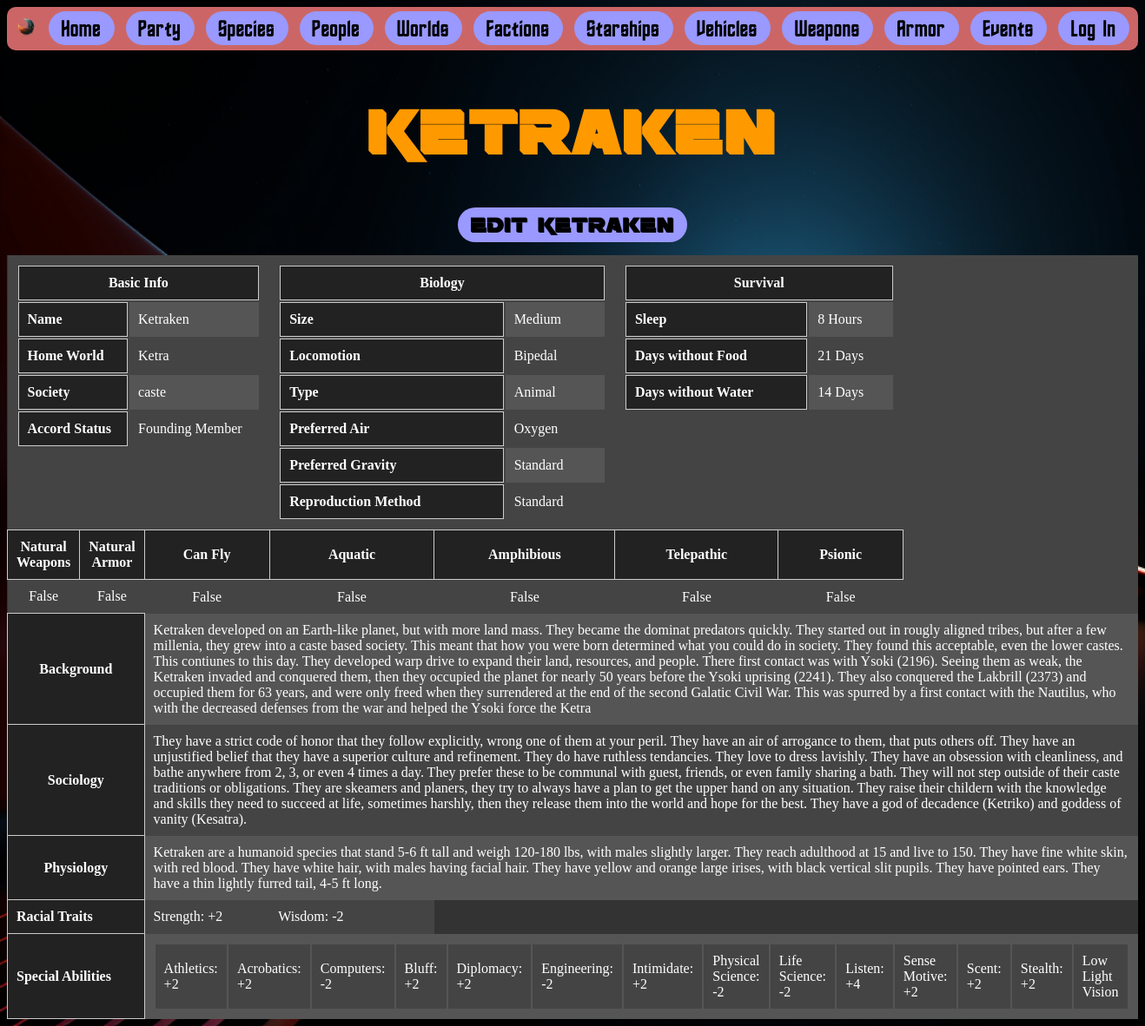
Before: /species/1/ with the older database file.
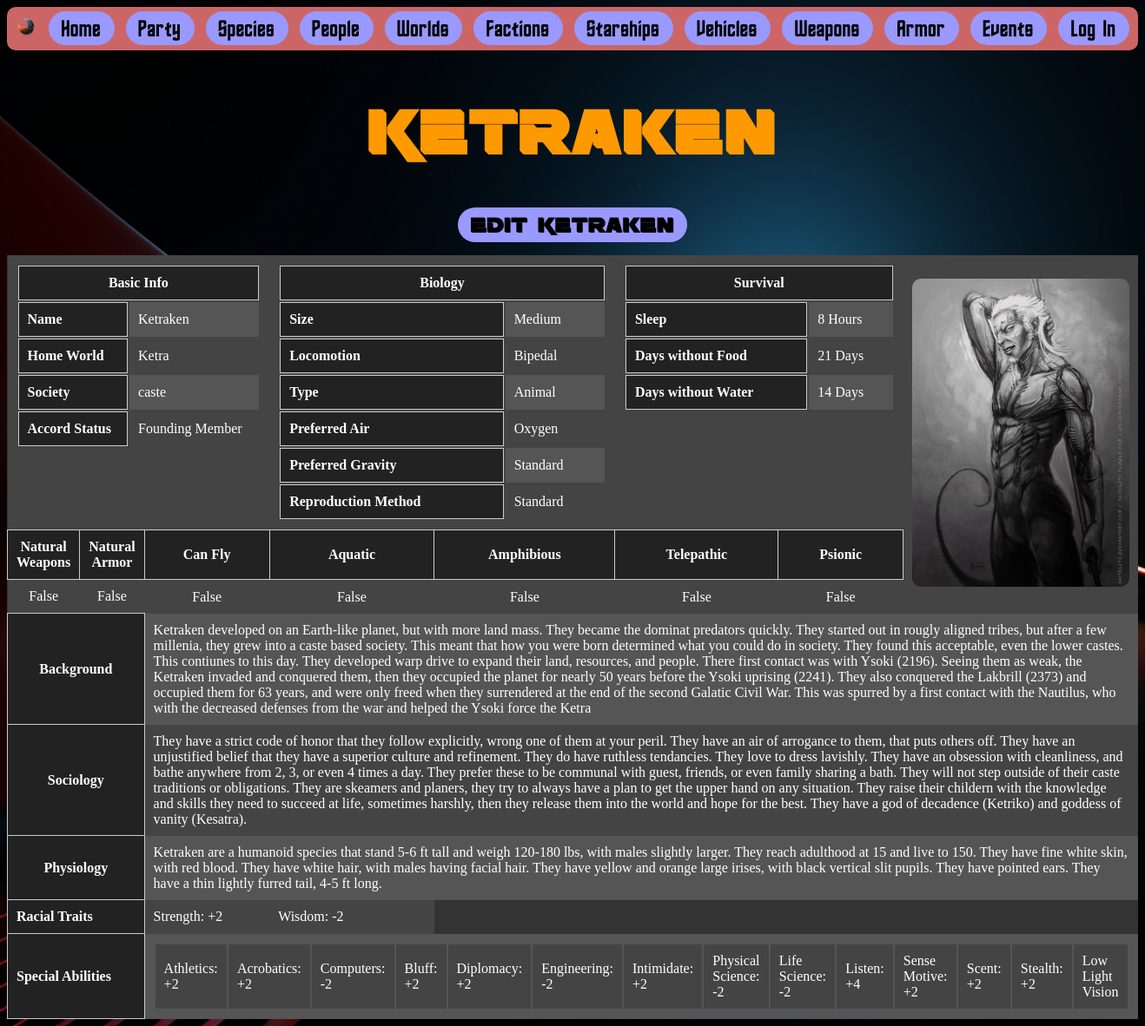
After: the same page with the newer database file.
### species/models.py (models this page shows, shortened)
class Species(models.Model):
    class Meta:
        app_label = 'species'
    SIZE_CHOICES = [
        ('diminutive', 'Diminutive'),
        ('tiny', 'Tiny'),
        ('small', 'Small'),
        ('medium', 'Medium'),
        ('large', 'Large'),
        ('huge', 'Huge'),
        ('gargantuan', 'Gargantuan'),
        ('colossal', 'Colossal'),
        ('planetary', 'Planetary'),
    ]
    TYPE_CHOICES = [
        ('animal','Animal'),
        ('biotech','Bio-Tech'),
        ('plant','Plant'),
        ('metamorph','Metamorph'),
        ('unique','Unique'),
    ]
    AIR_CHOICES = [
        ('oxygen','Oxygen'),
        ('nitrogen','Nitrogen'),
        ('carbon-dioxide','Carbon Dioxide'),
        ('argon','Argon'),
        ('unique','Unique'),
        ('xenon','Xenon'),
        ('dihydrogen-oxide','Dihydrogen Oxide'),
        ('hydrogen','Hydrogen'),
        ('helium','Helium'),
        ('neon','Neon'),
    ]
    REPRODUCTIVE_CHOICES = [
        ('standard','Standard'),
        ('asexual','Asexual'),
        ('fission','Fission'),
        ('clone','Clone'),
        ('unique','Unique'),
    ]
    GRAVITY_CHOICES = [
        ('light','Light'),
        ('standard','Standard'),
        ('heavy','Heavy'),
    ]
    ACCORD_STATUS_CHOICES = [
        ('founder','Founding Member'),
        ('ally','Ally'),
        ('member','Member'),
        ('peace','Peace Treaty'),
        ('enemy','Enemy'),
        ('nuetral','Nuetral'),
        ('unknown','Unknown'),
        ('undiscovered','Undiscovered'),
    ]
    SOCIETY_CHOICES = [
        ('monarchy','Monarchy'),
        ('theocracy','Theocracy'),
        ('democracy','Democracy'),
        ('caste','Caste'),
        ('tribal','Tribal'),
        ('free','Free'),
        ('unknown','Unknown'),
        ('empire','Empire'),
        ('conglomerate','Conglomerate'),
        ('aristocracy','Aristocracy'),
        ('multiple','Multiple'),
        ('anarchy','Anarchy'),
        ('technocracy','Technocracy'),
    ]
    LOCOMOTION_CHOICES = [
        ('bipedal','Bipedal'),
        ('tentacle','Tentacle'),
        ('multiped','Multiped'),
        ('flight','Flight'),
        ('serpentine','Serpentine'),
        ('metamorph','Metamorph'),
        ('float','Float'),
        ('quadruped','Quadruped'),
        ('octoped','Octoped'),
    ]
    name = models.CharField(max_length=100)
    home_world = models.CharField(max_length=100)
    society = models.CharField(max_length=50, choices=SOCIETY_CHOICES)
    accord_status = models.CharField(max_length=20, choices=ACCORD_STATUS_CHOICES)
    background = models.TextField()
    sociology = models.TextField()
    physiology = models.TextField()
    racial_traits = models.JSONField()
    size = models.CharField(max_length=20, choices=SIZE_CHOICES)
    type = models.CharField(max_length=50, choices=TYPE_CHOICES)
    air = models.CharField(max_length=50, choices=AIR_CHOICES)
    reproduction_method = models.CharField(max_length=20, choices=REPRODUCTIVE_CHOICES)
    hours_of_sleep = models.IntegerField()
    days_without_food = models.IntegerField()
    days_without_water = models.IntegerField()
    strength_rating = models.IntegerField()
    toughness_rating = models.IntegerField()
    speed_rating = models.IntegerField()
    intelligence_rating = models.IntegerField()
    natural_weapons = models.BooleanField()
    natural_armor = models.BooleanField()
    can_fly = models.BooleanField()
    aquatic = models.BooleanField()
    amphibious = models.BooleanField()
    telepathic = models.BooleanField()
    psionic = models.BooleanField()
    gravity = models.CharField(max_length=15, choices=GRAVITY_CHOICES)
    special_abilities = models.JSONField()
    locomotion_method = models.CharField(max_length=20, choices=LOCOMOTION_CHOICES)
    image = models.ImageField(upload_to='species/images/', null=True, blank=True)
    hidden = models.BooleanField(default=False)

### species/views.py (the view)
# urls.py: path("<int:id>/", views.species_page, name="species_page"),
def species_page(request, id):
    current_species = Species.objects.get(id=id)
    context = {
        'current_species': current_species,
    }
    return render(request, 'species.html', context)

### cataclysm/templatetags/custom_filters.py (called while the page is built)
@register.filter(name='isnumeric')
def isnumeric(value):
    if str(value)[0] == '-':
        return str(value).replace('-', '').isnumeric()
    return str(value).isnumeric()

@register.filter(name='isboolean')
def isboolean(value):
    return isinstance(value, bool)

### species/templates/species.html (shortened to what the changed rows need)
{% include 'navbar.html' %}
{% load mathfilters %}
{% load group_check %}
{% load custom_filters %}
{% block content %}
    <h1 class="app_name">{{current_species.name}}</h1>
    <h2 class="index_menu"><a href="{% url 'edit_species' current_species.id %}">Edit {{current_species.name}} </a></h2>
    <div style="width: 100%;">
        <table class="sci-fi-list">
            <tr style="vertical-align: top;">
                <td colspan="3">
                    <table style="vertical-align: top; width: 100%;">
                        <th colspan="2" style="text-align: center;">Basic Info</th>
                        <tr>
                            <th>Name</th>
                            <td>{{ current_species.name }}</td>
                        </tr>
                        <tr>
                            <th>Home World</th>
                            <td>{{ current_species.home_world }}</td>
                        </tr>
                        <tr>
                            <th>Society</th>
                            <td>{{ current_species.society }}</td>
                        </tr>
                        <tr>
                            <th>Accord Status</th>
                            <td>{{ current_species.get_accord_status_display }}</td>
                        </tr>
                    </table>
                </td>
                <td colspan="2" >
                    <table style="vertical-align: top; width: 100%;">
                        <th colspan="2" style="text-align: center;">Biology</th>
                        <tr>
                            <th>Size</th>
                            <td>{{ current_species.get_size_display }}</td>
                        </tr>
                        <tr>
                            <th>Locomotion</th>
                            <td>{{ current_species.get_locomotion_method_display }}</td>
                        </tr>
                        <tr>
                            <th>Type</th>
                            <td>{{ current_species.get_type_display }}</td>
                        </tr>
                        <tr>
                            <th>Preferred Air</th>
                            <td>{{ current_species.get_air_display }}</td>
                        </tr>
                        <tr>
                            <th>Preferred Gravity</th>
                            <td>{{ current_species.get_gravity_display }}</td>
                        </tr>
                        <tr>
                            <th>Reproduction Method</th>
                            <td>{{ current_species.get_reproduction_method_display }}</td>
                        </tr>
                    </table>
                </td>
                <td colspan="2" style="align-items: center;">
                    <table style="vertical-align: top; width: 100%;">
                        <th colspan="2" style="text-align: center;">Survival</th>
                        <tr>
                            <th>Sleep</th>
                            <td>{{ current_species.hours_of_sleep }} Hours</td>
                        </tr>
                        <tr>
                            <th>Days without Food</th>
                            <td>{{ current_species.days_without_food }} Days</td>
                        </tr>
                        <tr>
                            <th>Days without Water</th>
                            <td>{{ current_species.days_without_water }} Days</td>
                        </tr>
                    </table>
                </td>
                <td rowspan="3" style="vertical-align: middle; width: 250px;">
                    {% if current_species.image %}
                        <center><img src="{{current_species.image.url}}" class="species_image"></center>
                    {% endif %}
                </td>
            </tr>
            <tr>
                <th style="text-align: center;">Natural Weapons</th>
                <th style="text-align: center;">Natural Armor</th>
                <th style="text-align: center;">Can Fly</th>
                <th style="text-align: center;">Aquatic</th>
                <th style="text-align: center;">Amphibious</th>
                <th style="text-align: center;">Telepathic</th>
                <th style="text-align: center;">Psionic</th>
            </tr>
            <tr>
                <td style="text-align: center; {% if current_species.natural_weapons %} background-color: darkgreen; {% endif %}">{{ current_species.natural_weapons }}</td>
                <td style="text-align: center; {% if current_species.natural_armor %} background-color: darkgreen; {% endif %}">{{ current_species.natural_armor }}</td>
                <td style="text-align: center; {% if current_species.can_fly %} background-color: darkgreen; {% endif %}">{{ current_species.can_fly }}</td>
                <td style="text-align: center; {% if current_species.aquatic %} background-color: darkgreen; {% endif %}">{{ current_species.aquatic }}</td>
                <td style="text-align: center; {% if current_species.amphibious %} background-color: darkgreen; {% endif %}">{{ current_species.amphibious }}</td>
                <td style="text-align: center; {% if current_species.telepathic %} background-color: darkgreen; {% endif %}">{{ current_species.telepathic }}</td>
                <td style="text-align: center; {% if current_species.psionic %} background-color: darkgreen; {% endif %}">{{ current_species.psionic }}</td>
            </tr>
            <tr>
                <th colspan="2" style="text-align: center;">Background</th>
                <td colspan="6">{{ current_species.background }}</td>
            </tr>
            <tr>
                <th colspan="2" style="text-align: center;">Sociology</th>
                <td colspan="6">{{ current_species.sociology }}</td>
            </tr>
            <tr>
                <th colspan="2" style="text-align: center;">Physiology</th>
                <td colspan="6">{{ current_species.physiology }}</td>
            </tr>
            <tr>
                <th colspan="2">Racial Traits</th>
            </tr>
            <tr>
                <th colspan="2">Special Abilities</th>
            </tr>
        </table>
    </div>
{%endblock%}

Changed rows visible on the page:
changed Species "Ketraken": image: picture added
